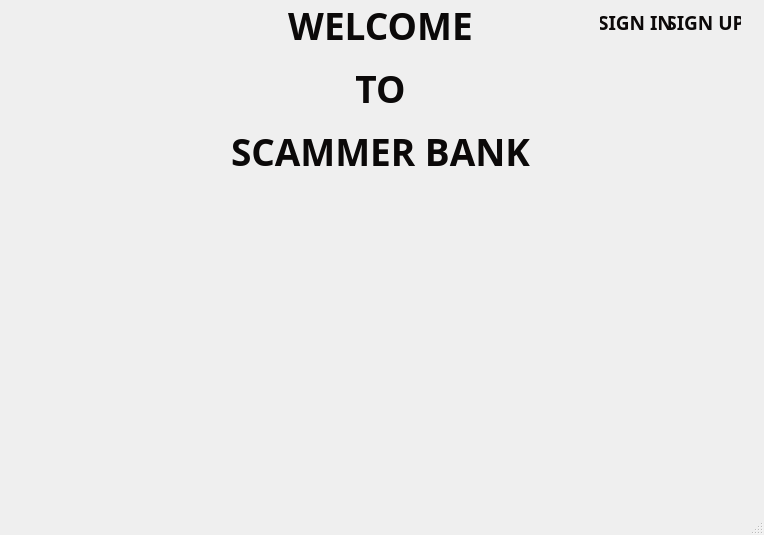
<?xml version="1.0" encoding="UTF-8"?>
<ui version="4.0">
 <class>ScammerBank</class>
 <widget class="QMainWindow" name="ScammerBank">
  <property name="geometry">
   <rect>
    <x>0</x>
    <y>0</y>
    <width>764</width>
    <height>535</height>
   </rect>
  </property>
  <property name="sizePolicy">
   <sizepolicy hsizetype="Preferred" vsizetype="Preferred">
    <horstretch>0</horstretch>
    <verstretch>0</verstretch>
   </sizepolicy>
  </property>
  <property name="maximumSize">
   <size>
    <width>764</width>
    <height>535</height>
   </size>
  </property>
  <property name="windowTitle">
   <string>Samaranjan Project</string>
  </property>
  <widget class="QWidget" name="centralwidget">
   <property name="enabled">
    <bool>true</bool>
   </property>
   <property name="sizePolicy">
    <sizepolicy hsizetype="Fixed" vsizetype="Fixed">
     <horstretch>0</horstretch>
     <verstretch>0</verstretch>
    </sizepolicy>
   </property>
   <property name="maximumSize">
    <size>
     <width>16777215</width>
     <height>16777215</height>
    </size>
   </property>
   <property name="contextMenuPolicy">
    <enum>Qt::DefaultContextMenu</enum>
   </property>
   <widget class="QLabel" name="label_2">
    <property name="geometry">
     <rect>
      <x>220</x>
      <y>0</y>
      <width>321</width>
      <height>171</height>
     </rect>
    </property>
    <property name="font">
     <font>
      <family>Rasa</family>
      <pointsize>28</pointsize>
      <weight>75</weight>
      <bold>true</bold>
     </font>
    </property>
    <property name="autoFillBackground">
     <bool>false</bool>
    </property>
    <property name="text">
     <string>&lt;html&gt;&lt;head/&gt;&lt;body&gt;&lt;p align=&quot;center&quot;&gt;&lt;span style=&quot; color:#0b0909;&quot;&gt;WELCOME&lt;/span&gt;&lt;/p&gt;&lt;p align=&quot;center&quot;&gt;&lt;span style=&quot; color:#0b0909;&quot;&gt;TO&lt;/span&gt;&lt;/p&gt;&lt;p align=&quot;center&quot;&gt;&lt;span style=&quot; color:#0b0909;&quot;&gt;SCAMMER BANK&lt;/span&gt;&lt;/p&gt;&lt;/body&gt;&lt;/html&gt;</string>
    </property>
    <property name="textFormat">
     <enum>Qt::RichText</enum>
    </property>
    <property name="alignment">
     <set>Qt::AlignCenter</set>
    </property>
    <property name="wordWrap">
     <bool>false</bool>
    </property>
    <property name="margin">
     <number>1</number>
    </property>
    <property name="openExternalLinks">
     <bool>false</bool>
    </property>
   </widget>
   <widget class="QPushButton" name="signup">
    <property name="geometry">
     <rect>
      <x>670</x>
      <y>10</y>
      <width>71</width>
      <height>25</height>
     </rect>
    </property>
    <property name="font">
     <font>
      <family>Rasa</family>
      <pointsize>14</pointsize>
      <weight>75</weight>
      <bold>true</bold>
     </font>
    </property>
    <property name="styleSheet">
     <string notr="true">QPushButton#signup {
    background-color: transparent; 
    color: #0C0909; 
    border: none; /* Remove border */
}

QPushButton#signup:hover {
    background-color: transparent; /* Keep background transparent on hover */
    color: rgb(255, 0, 0); /* Change font color to red on hover */
    border: none; /* Ensure no border on hover */
}</string>
    </property>
    <property name="text">
     <string>SIGN UP</string>
    </property>
   </widget>
   <widget class="QPushButton" name="signin">
    <property name="geometry">
     <rect>
      <x>600</x>
      <y>10</y>
      <width>71</width>
      <height>25</height>
     </rect>
    </property>
    <property name="font">
     <font>
      <family>Rasa</family>
      <pointsize>14</pointsize>
      <weight>75</weight>
      <bold>true</bold>
     </font>
    </property>
    <property name="styleSheet">
     <string notr="true">QPushButton#signin {
    background-color: transparent; 
    color: #0C0909; 
    border: none; /* Remove border */
}

QPushButton#signin:hover {
    background-color: transparent; /* Keep background transparent on hover */
    color: rgb(255, 0, 0); /* Change font color to red on hover */
    border: none; /* Ensure no border on hover */
}</string>
    </property>
    <property name="text">
     <string>SIGN IN</string>
    </property>
   </widget>
   <widget class="QLabel" name="label">
    <property name="geometry">
     <rect>
      <x>0</x>
      <y>0</y>
      <width>771</width>
      <height>561</height>
     </rect>
    </property>
    <property name="text">
     <string/>
    </property>
    <property name="pixmap">
     <pixmap resource="images.qrc">:/photo/images.jpeg</pixmap>
    </property>
    <property name="scaledContents">
     <bool>true</bool>
    </property>
   </widget>
   <zorder>label</zorder>
   <zorder>label_2</zorder>
   <zorder>signup</zorder>
   <zorder>signin</zorder>
  </widget>
  <widget class="QMenuBar" name="menubar">
   <property name="geometry">
    <rect>
     <x>0</x>
     <y>0</y>
     <width>764</width>
     <height>22</height>
    </rect>
   </property>
  </widget>
  <widget class="QStatusBar" name="statusbar"/>
 </widget>
 <resources>
  <include location="images.qrc"/>
 </resources>
 <connections/>
</ui>
